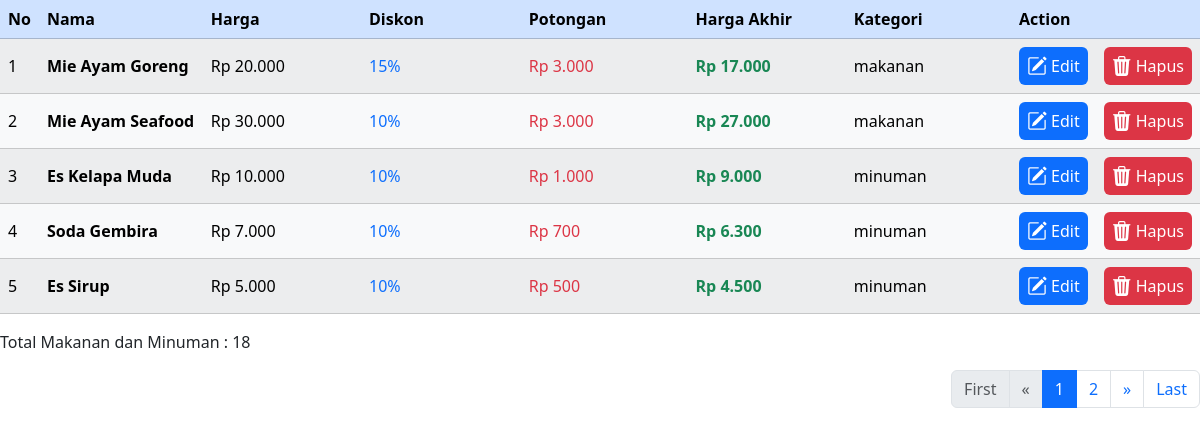
The page /price_list_data.php on the database its author committed.
### tables this page shows
CREATE TABLE `price_list` (
  `id` int(11) NOT NULL,
  `nama` varchar(100) NOT NULL,
  `harga` decimal(10,2) NOT NULL,
  `diskon` decimal(5,2) DEFAULT 0.00,
  `jenis` enum('makanan','minuman') NOT NULL
);

### price_list_data.php (the view, shortened to what this page needs)
<head>
     <link
          rel="stylesheet"
          href="https://cdn.jsdelivr.net/npm/bootstrap-icons@1.11.1/font/bootstrap-icons.css" />
     <link
          href="https://cdn.jsdelivr.net/npm/bootstrap@5.3.2/dist/css/bootstrap.min.css"
          rel="stylesheet"
 />
     <link rel="stylesheet" href="css/font.css">
</head>
<body>
     <table class="table table-light table-striped table-hover" id="table">
          <thead class="table-primary">
               <tr>
                    <th>No</th>
                    <th class="col-2">Nama</th>
                    <th class="col-2">Harga</th>
                    <th class="col-2">Diskon</th>
                    <th class="col-2">Potongan</th>
                    <th class="col-2">Harga Akhir</th>
                    <th class="col-6">Kategori</th>
                    <th class="col-6">Action</th>
               </tr>
          </thead>
          <tbody>
               <?php
               include 'koneksi.php';
               $hlm = (isset($_POST['hlm'])) ? $_POST['hlm'] : 1;
               $limit = 5;
               $limit_start = ($hlm - 1) * $limit;
               $sql = "SELECT * FROM price_list ORDER BY diskon DESC LIMIT $limit_start, $limit";
               $hasil = $conn->query($sql);
               $no = 1;
               while ($row = $hasil->fetch_assoc()) {
               ?>
                    <tr>
                         <td class="align-middle"><?= $no++ ?></td>
                         <td class="align-middle">
                              <strong><?= $row["nama"] ?></strong>
                         </td>
                         <td class="align-middle">Rp <?= number_format($row["harga"], 0, ',', '.') ?></td>
                         <td class="align-middle text-primary"><?= number_format($row["diskon"], 0, ',', '.') ?>%</td>
                         <td class="align-middle">
                              <?php
                              $diskon_amount = ($row["diskon"] > 0) ? $row["harga"] * ($row["diskon"] / 100) : '-';
                              ?>
                              <span class="text-danger">
                                   <?= is_numeric($diskon_amount) ? 'Rp ' . number_format($diskon_amount, 0, ',', '.') : $diskon_amount ?>
                              </span>
                         </td>
                         <td class="align-middle">
                              <?php
                              $total_harga = ($row["diskon"] > 0) ? $row["harga"] - ($row["harga"] * ($row["diskon"] / 100)) : '-';
                              ?>
                              <span class="fw-bold text-success">
                                   <?= is_numeric($total_harga) ? 'Rp ' . number_format($total_harga, 0, ',', '.') : $total_harga ?>
                              </span>
                         </td>
                         <td class="align-middle"><?= $row["jenis"] ?></td>
                         <td class="align-middle">
                              <div class="d-flex align-items-center gap-3">
                                   <a href="#" title="edit" class="d-flex align-items-center gap-1 bg-primary p-2 rounded  text-white text-decoration-none " data-bs-toggle="modal" data-bs-target="#modalEdit<?= $row["id"] ?>">
                                        <i class="bi bi-pencil-square fs-5"></i>
                                        Edit
                                   </a>
                                   <a href="#"
                                        class="d-flex align-items-center gap-1 bg-danger p-2 rounded text-white text-decoration-none"
                                        data-bs-toggle="modal"
                                        data-bs-target="#modalHapus<?= $row["id"] ?>">
                                        <i class="bi bi-trash3-fill fs-5"></i>
                                        Hapus
                                   </a>
                              </div>
                         </td>
                    </tr>
               <?php
               }
               ?>
          </tbody>
     </table>
     <?php
     $sql1 = "SELECT * FROM price_list";
     $hasil1 = $conn->query($sql1);
     $total_records = $hasil1->num_rows;
     ?>
     <p>Total Makanan dan Minuman : <?php echo $total_records; ?></p>
     <nav class="mb-2">
          <ul class="pagination justify-content-end">
               <?php
               $jumlah_page = ceil($total_records / $limit);
               $jumlah_number = 1;
               $start_number = ($hlm > $jumlah_number) ? $hlm - $jumlah_number : 1;
               $end_number = ($hlm < ($jumlah_page - $jumlah_number)) ? $hlm + $jumlah_number : $jumlah_page;
               if ($hlm == 1) {
                    echo '<li class="page-item disabled"><a class="page-link" href="#">First</a></li>';
                    echo '<li class="page-item disabled"><a class="page-link" href="#"><span aria-hidden="true">&laquo;</span></a></li>';
               } else {
                    $link_prev = ($hlm > 1) ? $hlm - 1 : 1;
                    echo '<li class="page-item halaman" id="1"><a class="page-link" href="#">First</a></li>';
                    echo '<li class="page-item halaman" id="' . $link_prev . '"><a class="page-link" href="#"><span aria-hidden="true">&laquo;</span></a></li>';
               }
               for ($i = $start_number; $i <= $end_number; $i++) {
                    $link_active = ($hlm == $i) ? ' active' : '';
                    echo '<li class="page-item halaman ' . $link_active . '" id="' . $i . '"><a class="page-link" href="#">' . $i . '</a></li>';
               }
               if ($hlm == $jumlah_page) {
                    echo '<li class="page-item disabled"><a class="page-link" href="#"><span aria-hidden="true">&raquo;</span></a></li>';
                    echo '<li class="page-item disabled"><a class="page-link" href="#">Last</a></li>';
               } else {
                    $link_next = ($hlm < $jumlah_page) ? $hlm + 1 : $jumlah_page;
                    echo '<li class="page-item halaman" id="' . $link_next . '"><a class="page-link" href="#"><span aria-hidden="true">&raquo;</span></a></li>';
                    echo '<li class="page-item halaman" id="' . $jumlah_page . '"><a class="page-link" href="#">Last</a></li>';
               }
               ?>
          </ul>
     </nav>
</body>
</html>

### rows shown on the page
price_list: nama "Mie Ayam Goreng", harga "20.000", diskon "15", diskon_amount "3.000", total_harga "17.000", jenis "makanan"
price_list: nama "Mie Ayam Seafood", harga "30.000", diskon "10", diskon_amount "3.000", total_harga "27.000", jenis "makanan"
price_list: nama "Es Kelapa Muda", harga "10.000", diskon "10", diskon_amount "1.000", total_harga "9.000", jenis "minuman"
price_list: nama "Soda Gembira", harga "7.000", diskon "10", diskon_amount "700", total_harga "6.300", jenis "minuman"
price_list: nama "Es Sirup", harga "5.000", diskon "10", diskon_amount "500", total_harga "4.500", jenis "minuman"

### other values the page prints
$total_records "18"
